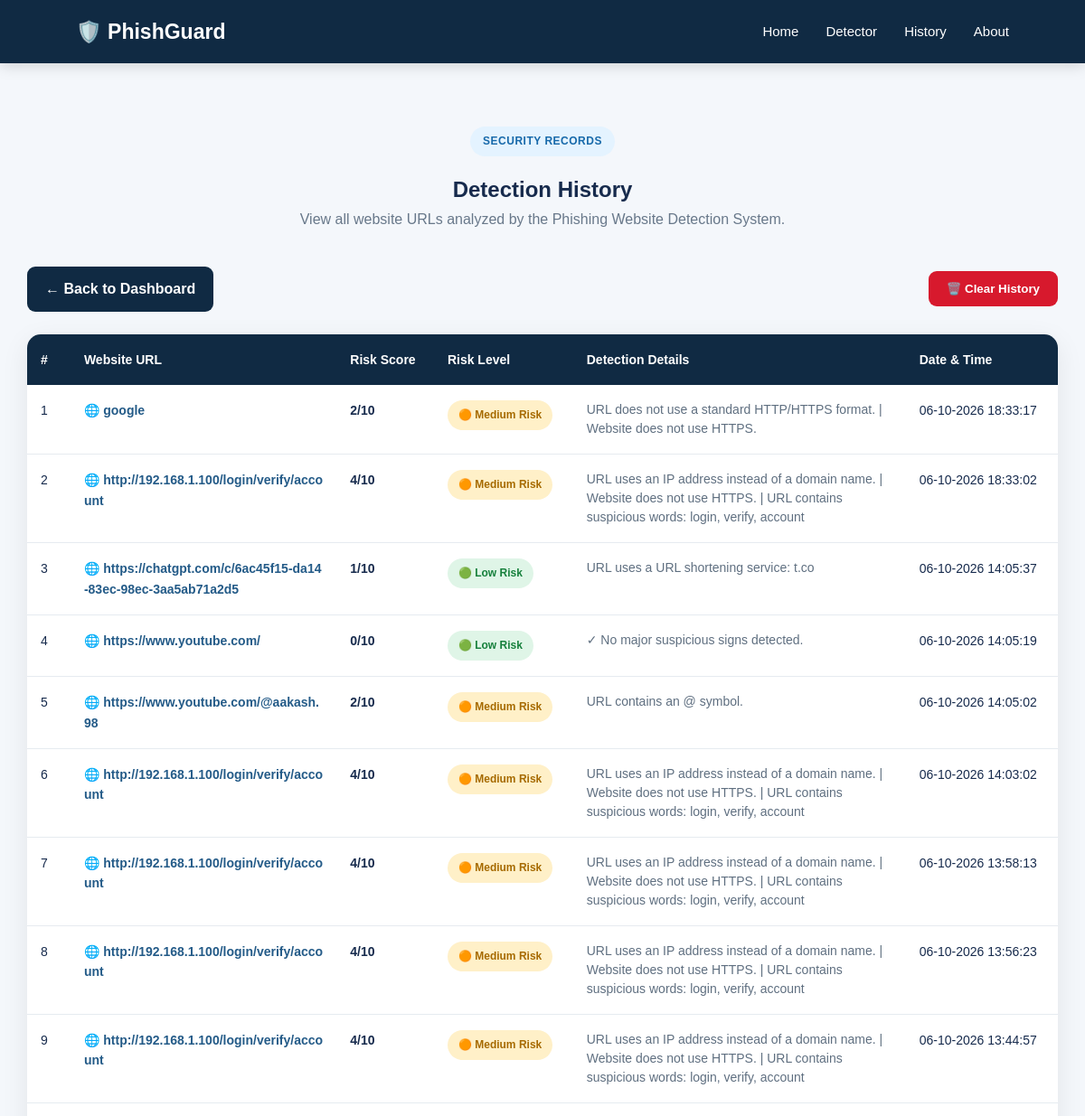
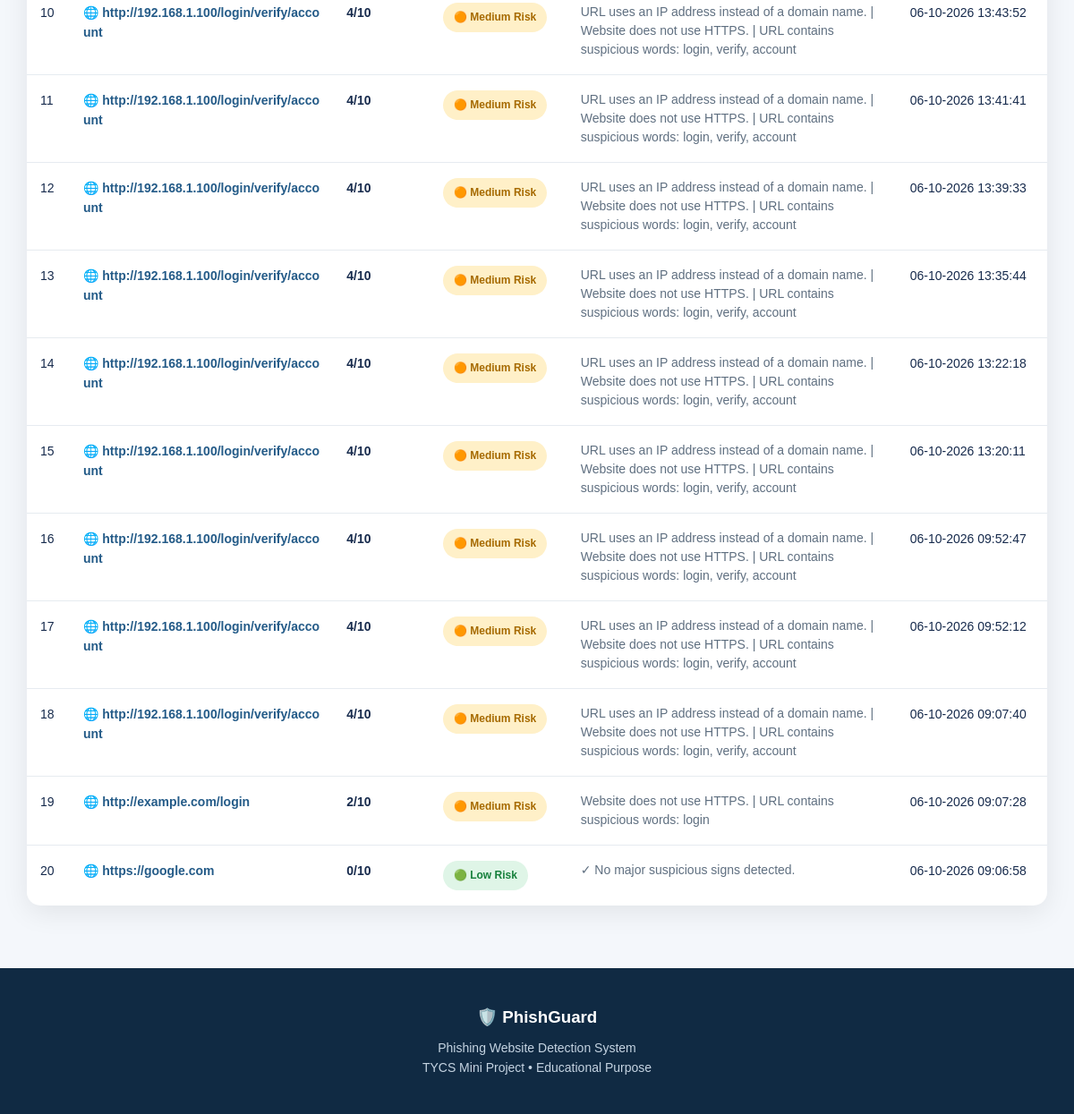
The app's page /history with its own data (2 pictures, top to bottom).
### tables this page shows
CREATE TABLE checks (

            id INTEGER PRIMARY KEY AUTOINCREMENT,

            url TEXT NOT NULL,

            score INTEGER NOT NULL,

            risk TEXT NOT NULL,

            status TEXT NOT NULL,

            reasons TEXT,

            checked_at TEXT NOT NULL

        );

### app.py (the view)
@app.route("/history")
def history():
    conn = get_db_connection()
    all_checks = conn.execute("""

        SELECT *
        FROM checks
        ORDER BY id DESC

    """).fetchall()
    conn.close()
    return render_template(
        "history.html",
        checks=all_checks
    )

### app.py (called while the page is built)
def get_db_connection():
    conn = sqlite3.connect(DATABASE)
    conn.row_factory = sqlite3.Row
    return conn

### templates/history.html (shortened to what this page needs)
<!DOCTYPE html>
<html lang="en">
<head>
    <link rel="stylesheet"
          href="{{ url_for('static', filename='css/style.css') }}">
</head>
<body>
<nav class="navbar">
    <div class="logo">
        🛡️ PhishGuard
    </div>
    <div class="nav-links">
        <a href="/">
            Home
        </a>
        <a href="/#detector">
            Detector
        </a>
        <a href="/history">
            History
        </a>
        <a href="/#about">
            About
        </a>
    </div>
</nav>
<section class="history-page">
    <div class="section-heading">
        <span class="section-label">
            SECURITY RECORDS
        </span>
        <h1>
            Detection History
        </h1>
        <p>
            View all website URLs analyzed by the
            Phishing Website Detection System.
        </p>
    </div>
    <div class="history-actions">
        <a href="/"
           class="back-button">
            ← Back to Dashboard
        </a>
        {% if checks %}
        <form action="/clear-history"
              method="POST"
              onsubmit="return confirm('Are you sure you want to delete all detection history?');">
            <button type="submit"
                    class="clear-button">
                🗑️ Clear History
            </button>
        </form>
        {% endif %}
    </div>
    {% if checks %}
    <div class="history-table-container">
        <table class="history-table">
            <thead>
                <tr>
                    <th>
                        #
                    </th>
                    <th>
                        Website URL
                    </th>
                    <th>
                        Risk Score
                    </th>
                    <th>
                        Risk Level
                    </th>
                    <th>
                        Detection Details
                    </th>
                    <th>
                        Date & Time
                    </th>
                </tr>
            </thead>
            <tbody>
                {% for check in checks %}
                <tr>
                    <td>
                        {{ loop.index }}
                    </td>
                    <td class="history-url">
                        🌐
                        {{ check["url"] }}
                    </td>
                    <td>
                        <strong>
                            {{ check["score"] }}/10
                        </strong>
                    </td>
                    <td>
                        {% if check["risk"] == "High" %}
                        <span class="history-risk high-risk">
                            🔴 High Risk
                        </span>
                        {% elif check["risk"] == "Medium" %}
                        <span class="history-risk medium-risk">
                            🟠 Medium Risk
                        </span>
                        {% else %}
                        <span class="history-risk low-risk">
                            🟢 Low Risk
                        </span>
                        {% endif %}
                    </td>
                    <td class="history-reasons">
                        {% if check["reasons"] %}
                            {{ check["reasons"] }}
                        {% else %}
                            ✓ No major suspicious signs detected.
                        {% endif %}
                    </td>
                    <td>
                        {{ check["checked_at"] }}
                    </td>
                </tr>
                {% endfor %}
            </tbody>
        </table>
    </div>
    {% endif %}
</section>
<footer>
    <h3>
        🛡️ PhishGuard
    </h3>
    <p>
        Phishing Website Detection System
    </p>
    <p>
        TYCS Mini Project • Educational Purpose
    </p>
</footer>
</body>
</html>

### static/css/style.css (style rules this page uses)
* { box-sizing: border-box; margin: 0; padding: 0; }
html { scroll-behavior: smooth; }
body { font-family: Arial, sans-serif; background: #f4f7fb; color: #172b4d; line-height: 1.6; }
.navbar { position: sticky; top: 0; z-index: 1000; height: 70px; background: #102a43; color: white; display: flex; align-items: center; justify-content: space-between; padding: 0 7%; box-shadow: 0 3px 15px rgba(0,0,0,0.15); }
.logo { font-size: 23px; font-weight: bold; }
.nav-links { display: flex; gap: 30px; }
.nav-links a { color: white; text-decoration: none; font-size: 15px; }
.badge, .section-label { display: inline-block; background: #e4f3ff; color: #1769aa; padding: 7px 14px; border-radius: 20px; font-size: 12px; font-weight: bold; letter-spacing: 0.5px; margin-bottom: 18px; }
section { scroll-margin-top: 85px; }
.section-heading { text-align: center; max-width: 750px; margin: 0 auto 40px; }
.section-heading p { color: #68788a; }
footer { background: #102a43; color: white; text-align: center; padding: 40px; }
footer h3 { margin-bottom: 8px; }
footer p { color: #c5d4e2; font-size: 14px; }
.medium-risk { background: #fff0c8; color: #a66a00; }
.low-risk { background: #dff5e7; color: #16803c; }
.history-page { max-width: 1400px; margin: auto; padding: 70px 30px; min-height: 75vh; }
.history-actions { display: flex; justify-content: space-between; align-items: center; margin-bottom: 25px; }
.back-button { display: inline-block; background: #102a43; color: white; padding: 12px 20px; border-radius: 9px; text-decoration: none; font-weight: bold; }
.clear-button { background: #d7192d; color: white; border: none; padding: 12px 20px; border-radius: 9px; font-weight: bold; cursor: pointer; }
.history-table-container { background: white; border-radius: 15px; overflow-x: auto; box-shadow: 0 8px 30px rgba(0,0,0,0.08); }
.history-table { width: 100%; border-collapse: collapse; min-width: 1050px; }
.history-table th { background: #102a43; color: white; text-align: left; padding: 17px 15px; font-size: 14px; }
.history-table td { padding: 17px 15px; border-bottom: 1px solid #e6ebf0; vertical-align: top; font-size: 14px; }
.history-table tbody tr:last-child td { border-bottom: none; }
.history-url { max-width: 280px; word-break: break-all; font-weight: bold; color: #245b88; }
.history-reasons { max-width: 350px; color: #5f6f80; line-height: 1.5; }
.history-risk { display: inline-block; padding: 7px 12px; border-radius: 20px; font-size: 12px; font-weight: bold; white-space: nowrap; }

### records on screen
checks: url "google", score "2", risk "🟠 Medium Risk", reasons "URL does not use a standard HTTP/HTTPS format. | Website does not use HTTPS.", checked_at "06-10-2026 18:33:17"
checks: url "http://192.168.1.100/login/verify/account", score "4", risk "🟠 Medium Risk", reasons "URL uses an IP address instead of a domain name. | Website does not use HTTPS. | URL contains suspicious words: login, verify, account", checked_at "06-10-2026 18:33:02"
checks: url "https://chatgpt.com/c/6ac45f15-da14-83ec-98ec-3aa5ab71a2d5", score "1", risk "🟢 Low Risk", reasons "URL uses a URL shortening service: t.co", checked_at "06-10-2026 14:05:37"
checks: url "https://www.youtube.com/", score "0", risk "🟢 Low Risk", reasons "✓ No major suspicious signs detected.", checked_at "06-10-2026 14:05:19"
checks: url "https://www.youtube.com/@aakash.98", score "2", risk "🟠 Medium Risk", reasons "URL contains an @ symbol.", checked_at "06-10-2026 14:05:02"
checks: url "http://192.168.1.100/login/verify/account", score "4", risk "🟠 Medium Risk", reasons "URL uses an IP address instead of a domain name. | Website does not use HTTPS. | URL contains suspicious words: login, verify, account", checked_at "06-10-2026 14:03:02"
checks: url "http://192.168.1.100/login/verify/account", score "4", risk "🟠 Medium Risk", reasons "URL uses an IP address instead of a domain name. | Website does not use HTTPS. | URL contains suspicious words: login, verify, account", checked_at "06-10-2026 13:58:13"
checks: url "http://192.168.1.100/login/verify/account", score "4", risk "🟠 Medium Risk", reasons "URL uses an IP address instead of a domain name. | Website does not use HTTPS. | URL contains suspicious words: login, verify, account", checked_at "06-10-2026 13:56:23"
checks: url "http://192.168.1.100/login/verify/account", score "4", risk "🟠 Medium Risk", reasons "URL uses an IP address instead of a domain name. | Website does not use HTTPS. | URL contains suspicious words: login, verify, account", checked_at "06-10-2026 13:44:57"
checks: url "http://192.168.1.100/login/verify/account", score "4", risk "🟠 Medium Risk", reasons "URL uses an IP address instead of a domain name. | Website does not use HTTPS. | URL contains suspicious words: login, verify, account", checked_at "06-10-2026 13:43:52"
checks: url "http://192.168.1.100/login/verify/account", score "4", risk "🟠 Medium Risk", reasons "URL uses an IP address instead of a domain name. | Website does not use HTTPS. | URL contains suspicious words: login, verify, account", checked_at "06-10-2026 13:41:41"
checks: url "http://192.168.1.100/login/verify/account", score "4", risk "🟠 Medium Risk", reasons "URL uses an IP address instead of a domain name. | Website does not use HTTPS. | URL contains suspicious words: login, verify, account", checked_at "06-10-2026 13:39:33"
checks: url "http://192.168.1.100/login/verify/account", score "4", risk "🟠 Medium Risk", reasons "URL uses an IP address instead of a domain name. | Website does not use HTTPS. | URL contains suspicious words: login, verify, account", checked_at "06-10-2026 13:35:44"
checks: url "http://192.168.1.100/login/verify/account", score "4", risk "🟠 Medium Risk", reasons "URL uses an IP address instead of a domain name. | Website does not use HTTPS. | URL contains suspicious words: login, verify, account", checked_at "06-10-2026 13:22:18"
checks: url "http://192.168.1.100/login/verify/account", score "4", risk "🟠 Medium Risk", reasons "URL uses an IP address instead of a domain name. | Website does not use HTTPS. | URL contains suspicious words: login, verify, account", checked_at "06-10-2026 13:20:11"
checks: url "http://192.168.1.100/login/verify/account", score "4", risk "🟠 Medium Risk", reasons "URL uses an IP address instead of a domain name. | Website does not use HTTPS. | URL contains suspicious words: login, verify, account", checked_at "06-10-2026 09:52:47"
checks: url "http://192.168.1.100/login/verify/account", score "4", risk "🟠 Medium Risk", reasons "URL uses an IP address instead of a domain name. | Website does not use HTTPS. | URL contains suspicious words: login, verify, account", checked_at "06-10-2026 09:52:12"
checks: url "http://192.168.1.100/login/verify/account", score "4", risk "🟠 Medium Risk", reasons "URL uses an IP address instead of a domain name. | Website does not use HTTPS. | URL contains suspicious words: login, verify, account", checked_at "06-10-2026 09:07:40"
checks: url "http://example.com/login", score "2", risk "🟠 Medium Risk", reasons "Website does not use HTTPS. | URL contains suspicious words: login", checked_at "06-10-2026 09:07:28"
checks: url "https://google.com", score "0", risk "🟢 Low Risk", reasons "✓ No major suspicious signs detected.", checked_at "06-10-2026 09:06:58"
